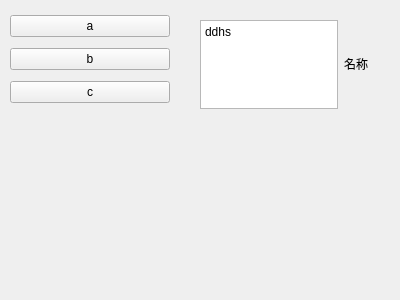
<?xml version="1.0" encoding="UTF-8"?>
<ui version="4.0">
 <class>Form</class>
 <widget class="QWidget" name="Form">
  <property name="geometry">
   <rect>
    <x>0</x>
    <y>0</y>
    <width>400</width>
    <height>300</height>
   </rect>
  </property>
  <property name="windowTitle">
   <string>Form</string>
  </property>
  <widget class="QWidget" name="verticalLayoutWidget">
   <property name="geometry">
    <rect>
     <x>10</x>
     <y>10</y>
     <width>160</width>
     <height>100</height>
    </rect>
   </property>
   <layout class="QVBoxLayout" name="verticalLayout">
    <item>
     <widget class="QPushButton" name="a">
      <property name="text">
       <string>a</string>
      </property>
     </widget>
    </item>
    <item>
     <widget class="QPushButton" name="pushButton_2">
      <property name="text">
       <string>b</string>
      </property>
     </widget>
    </item>
    <item>
     <widget class="QPushButton" name="pushButton_3">
      <property name="text">
       <string>c</string>
      </property>
     </widget>
    </item>
   </layout>
  </widget>
  <widget class="QWidget" name="horizontalLayoutWidget">
   <property name="geometry">
    <rect>
     <x>200</x>
     <y>20</y>
     <width>168</width>
     <height>89</height>
    </rect>
   </property>
   <layout class="QHBoxLayout" name="horizontalLayout">
    <item alignment="Qt::AlignRight">
     <widget class="QTextBrowser" name="textBrowser">
      <property name="html">
       <string>&lt;!DOCTYPE HTML PUBLIC &quot;-//W3C//DTD HTML 4.0//EN&quot; &quot;http://www.w3.org/TR/REC-html40/strict.dtd&quot;&gt;
&lt;html&gt;&lt;head&gt;&lt;meta name=&quot;qrichtext&quot; content=&quot;1&quot; /&gt;&lt;style type=&quot;text/css&quot;&gt;
p, li { white-space: pre-wrap; }
&lt;/style&gt;&lt;/head&gt;&lt;body style=&quot; font-family:'SimSun'; font-size:9pt; font-weight:400; font-style:normal;&quot;&gt;
&lt;p style=&quot; margin-top:0px; margin-bottom:0px; margin-left:0px; margin-right:0px; -qt-block-indent:0; text-indent:0px;&quot;&gt;ddhs&lt;/p&gt;&lt;/body&gt;&lt;/html&gt;</string>
      </property>
     </widget>
    </item>
    <item alignment="Qt::AlignLeft">
     <widget class="QLabel" name="label">
      <property name="text">
       <string>名称</string>
      </property>
      <property name="textFormat">
       <enum>Qt::RichText</enum>
      </property>
     </widget>
    </item>
   </layout>
  </widget>
 </widget>
 <resources/>
 <connections/>
</ui>
